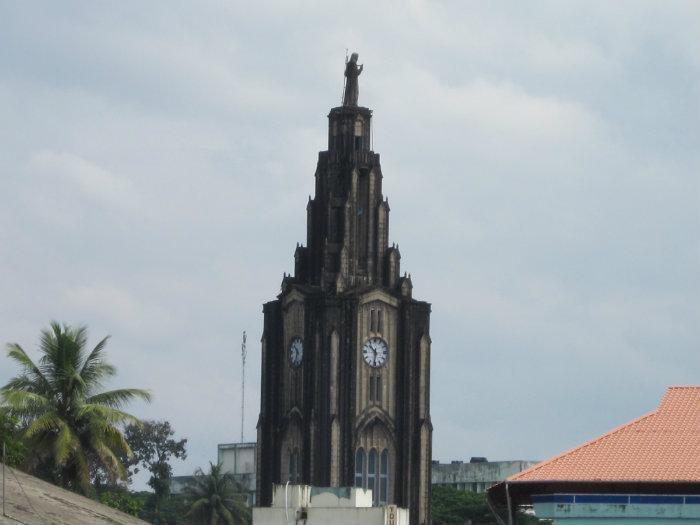
#> input picture palai.jpg, 700 x 525 px
$ jupyter execute --allow-errors NUMPY.ipynb
#> lines starting #> are read from the running program, lines starting #| are printed output that depends on the picture
[cell 1]
import numpy as np

a = np.zeros(5)
print(a)
type(a)

[cell 2]
a.shape

[cell 3]
z = np.ones(10)
z

[cell 4]
z = np.linspace(2, 10, 8)
z

[cell 5]
import matplotlib.pyplot as plt
t = np.linspace(0, 10, 100)
sin_t = np.sin(t)
scaled_sin = 5 * sin_t
cos_t = np.cos(t)
plt.plot(sin_t)
plt.plot(scaled_sin)
plt.plot(cos_t)
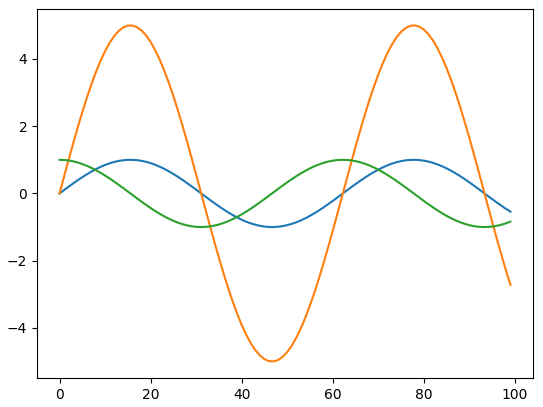
#> figure drawn by matplotlib, 1 panel; curve peaks at x = 78, y = 1; curve peaks at x = 78, y = 5; curve peaks at x = 0, y = 1

[cell 6]
t

[cell 7]
t.shape

[cell 8]
a_list = [1,2,3,4,5,6,7,8,9]
print(a_list)
print(type(a_list))

[cell 9]
z = np.array([a_list])
print(z)
print(type(z))

[cell 10]
b_list = [[9,8,7,6,5,4,3,2,1],[1,2,3,4,5,6,7,8,9]]
print(b_list)
print(type(b_list))

[cell 11]
z = np.array([b_list])
print(z)
print(type(z))

[cell 12]
from skimage import io
photo = io.imread('palai.jpg')
#> photo is the input picture: shape (525, 700, 3); mean R, G, B 156.2, 163.9, 168.3
print(type(photo))
#| <class 'numpy.ndarray'>
print(photo.shape)
#| (525, 700, 3)
plt.imshow(photo)

[cell 13]
plt.imshow(photo[::-1])
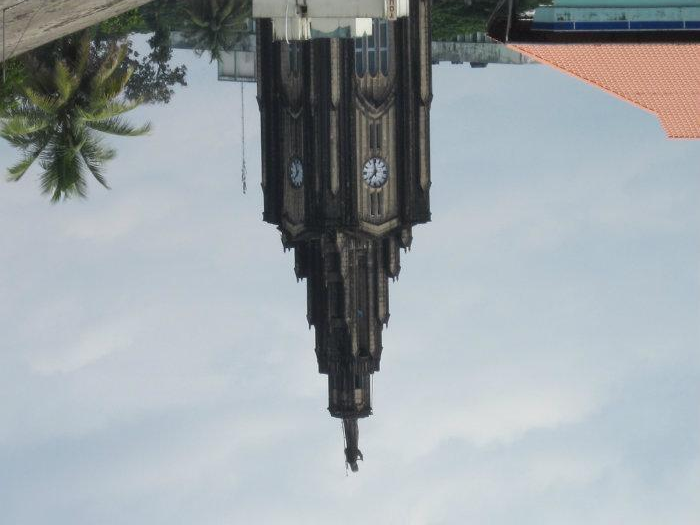
#> shown: shape (525, 700, 3); mean R, G, B 156.2, 163.9, 168.3

[cell 14]
plt.imshow(photo[:,::-1])
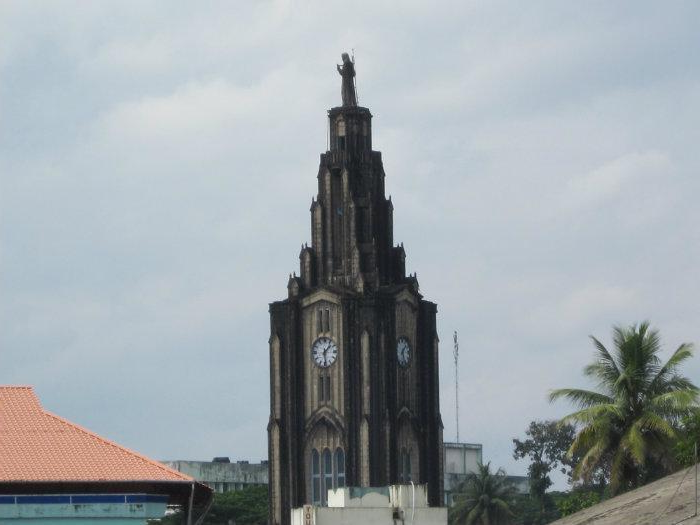
#> shown: shape (525, 700, 3); mean R, G, B 156.2, 163.9, 168.3

[cell 15]
plt.imshow(photo)

[cell 16]
plt.imshow(photo[30:125,300:400])
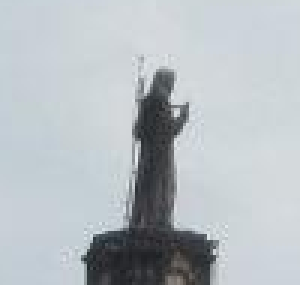
#> shown: shape (95, 100, 3) (shown 3 times larger); mean R, G, B 182.1, 188.8, 193.6

[cell 17]
plt.imshow(photo[335:370,360:390])
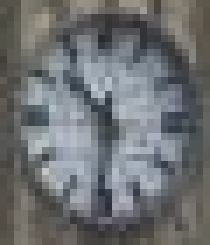
#> shown: shape (35, 30, 3) (shown 7 times larger); mean R, G, B 109.7, 112.2, 114.3

[cell 18]
plt.imshow(photo[::2, ::2])
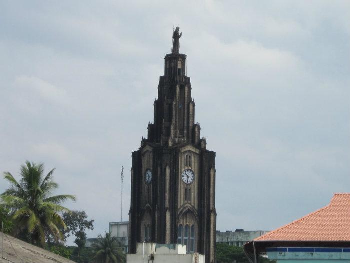
#> shown: shape (263, 350, 3); mean R, G, B 156.2, 163.9, 168.3

[cell 19]
z =  np.array([1,2,3,4,5])
z

[cell 20]
z>3

[cell 21]
z<3

[cell 22]
photo_masked = np.where(photo > 100, 255, 0)
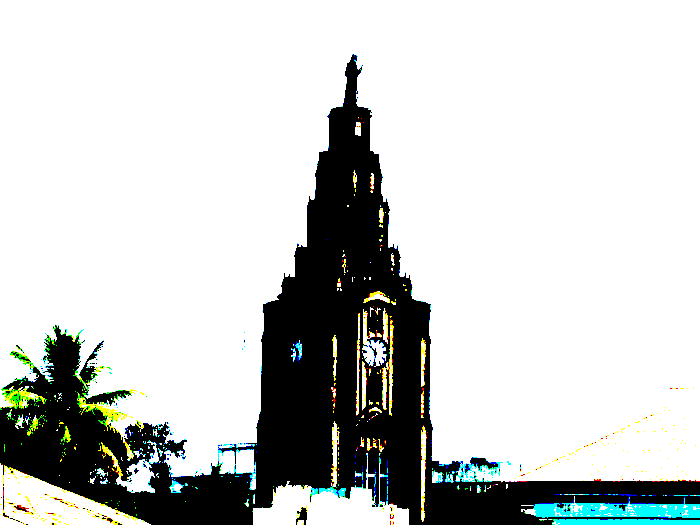
#> photo_masked: shape (525, 700, 3) int64; mean R, G, B 200, 203.1, 201.1
plt.imshow(photo_masked)

[cell 23]
a_array = np.array([1,2,3,4])
b_array = np.array([5,6,7,8])
print(a_array)
print(b_array)
addition = a_array + b_array
print(addition)

[cell 24]
a_array + 85

[cell 25]
a_array * b_array

[cell 26]
a_array.dot(b_array)

[cell 27]
a_array @ b_array

[cell 28]
a_array.T

[cell 29]
plt.imshow(photo[:,:,0].T)
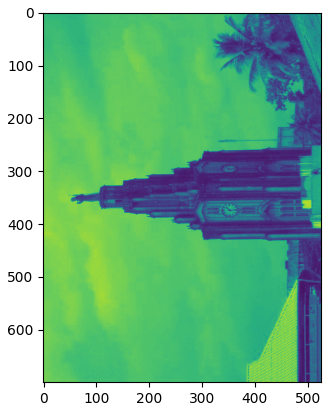
#> figure drawn by matplotlib, 1 panel
